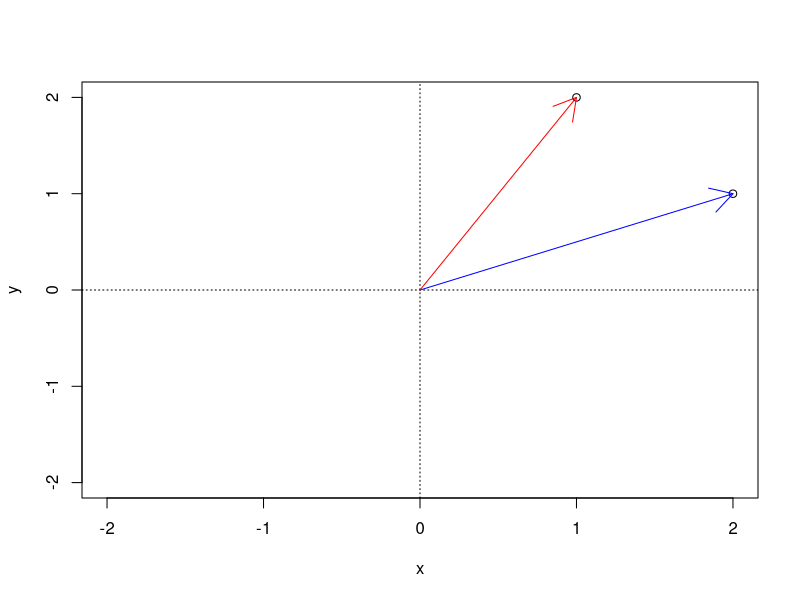

The R source for this figure:
# # https://es.wikipedia.org/wiki/Producto_escalar

x <- c(2,1)
y <- c(1,2)

# Idea:
plot(x, y, xlim = c(-2,2), ylim = c(-2,2))
abline(h=0, lty=3)
abline(v=0, lty=3)
arrows(0,0,2,1, col="blue")
arrows(0,0,1,2, col="red")


# Producto escalar

(producto_scalar <- 2*1 + 1*2)

(producto_scalar <- x %*% y)


# Producto  escalar  o producto punto: x·y = ||x|| ||y|| cos Φ

#  Norma de un vector de un vector que va de c(0,0) c(2,1)
norma_vector_x <- 

norma_vector_y <- 

cos_theta <- 

theta <- 

  
  
  
  
  
  

# Aplicación --------------------------------------------------------------


sentence_m <- "Mason really loves food"
sentence_h <- "Hannah loves food too"
sentence_w <- "The whale is food"


sentence_m = c("Mason" = 1, "really" = 1, "loves" = 1, "food" = 1, "too" = 0, "Hannah"= 0, "The" = 0, "whale" = 0,"is"= 0) 
sentence_h = c("Mason" = 0, "really" = 0, "loves" = 1, "food" = 1, "too" = 1, "Hannah"= 1, "The" = 0, "whale" = 0,"is"= 0) 
sentence_w = c("Mason" = 0, "really" = 0, "loves" = 0, "food" = 1, "too" = 0, "Hannah"= 0, "The" = 1, "whale" = 1,"is"= 1) 


